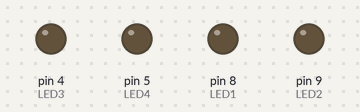
A sketch run on a simulated Arduino Nano, built with avr-gcc and run on an emulated ATmega328P. Parts: output pins drawn as LEDs (lit = HIGH).

Above: at 0.5 s.
At 3.5 s:
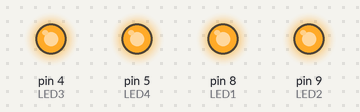
Timing chart, 0 to 4.6 s (numbered marks = the images above):
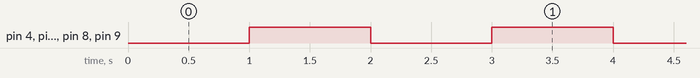

The sketch:

far_stop.ino
```cpp
// Arduino Nano D8 ve D9 pinbleri

const int LED1 = 8;
const int LED2 = 9;
const int LED3 = 4;
const int LED4 = 5;

const unsigned long INTERVAL = 1000;  // 1 saniye
unsigned long previousMillis = 0;
bool ledState = false;

void setup() {
  pinMode(LED1, OUTPUT);
  pinMode(LED2, OUTPUT);
  pinMode(LED3, OUTPUT);
  pinMode(LED4, OUTPUT);
}

void loop() {
  unsigned long currentMillis = millis();

  if (currentMillis - previousMillis >= INTERVAL) {
    previousMillis = currentMillis;
    ledState = !ledState;

    digitalWrite(LED1, ledState);
    digitalWrite(LED2, ledState);
    digitalWrite(LED3, ledState);
    digitalWrite(LED4, ledState);
  }

  // Buraya başka işler yazabilirsin, LED'ler beklemeden yanıp sönmeye devam
  // eder.
}
```

Measured:
- by itself, pin 4 (LED3), pin 5 (LED4), pin 8 (LED1), pin 9 (LED2): alternates HIGH for 1.0 s and LOW for 1.0 s
